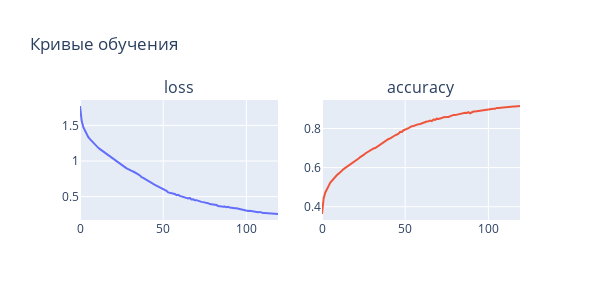

Notebook code cell kept with this figure:
### Markdown cell above
### Оценка результата
Модель с AdamW оптимизатором и косинусным планировщиком показала более-менее близкий к сотам результат в 90%+ на тренировочном множестве:

### Code cell
from plotly.subplots import make_subplots
import plotly.graph_objects as go
import h5py

# подгружаем X и Yi
epochs_range = list(range(120))
with h5py.File(metrics_file_path, 'r') as f:
    avLosses, accuracies = f['loss'][:], f['acc'][:]

fig = make_subplots(
    rows=1, cols=2,
    subplot_titles=('loss', 'accuracy'))
fig.add_trace(
    go.Scatter(x=epochs_range, y=avLosses),
    row=1, col=1
)

fig.add_trace(
    go.Scatter(x=epochs_range, y=accuracies),
    row=1, col=2
)

fig.update_layout(height=300, width=600,
                  title_text="Кривые обучения",
                  showlegend=False)
fig.show()
